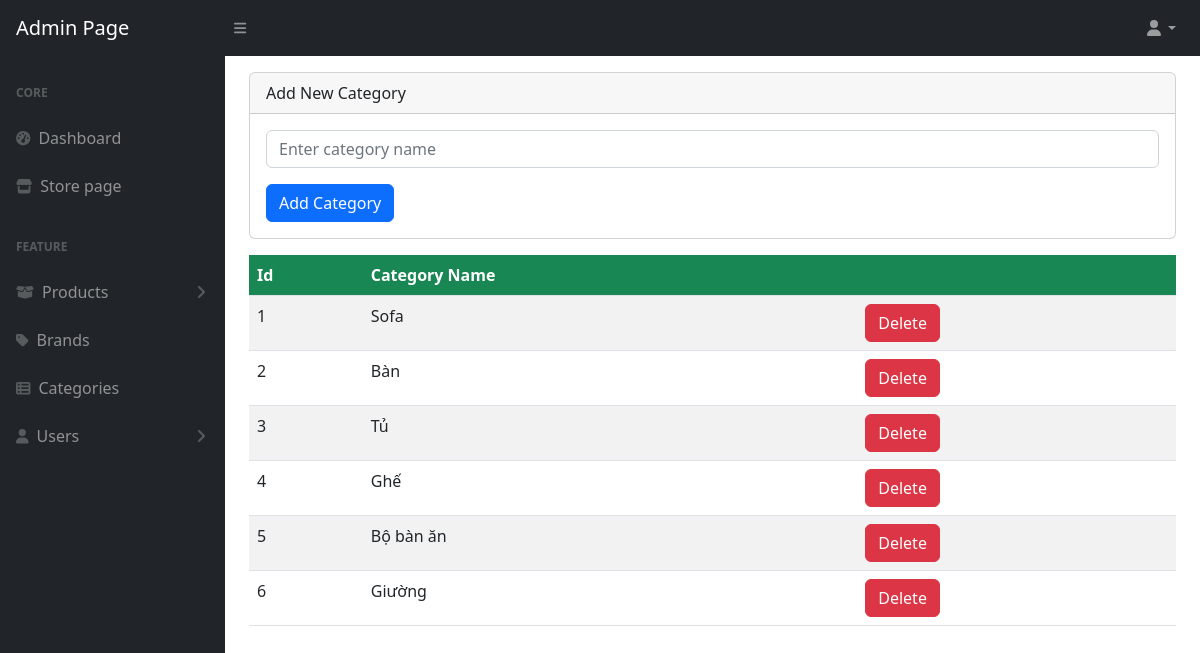
The app's page /Admin/category.php (signed in) with its own data.
### tables this page shows
CREATE TABLE `category` (
  `Category_Id` int NOT NULL,
  `Category_Name` varchar(255) DEFAULT NULL
);

### include/Database.php (called while the page is built, shortened)
<?php
class Database {
    private $pdo;
    public function __construct() {
        $host = "localhost";
        $db = "noithat";
        $user = "Duy";
        $pass = "Duy01032003!";
        $dsn = "mysql:host=$host;dbname=$db;charset=utf8";
            $this->pdo = new PDO($dsn, $user, $pass);
    }
    public function prepareAndExecute($sql, $data = []) {
        $stmt = $this->pdo->prepare($sql);
        $stmt->execute($data);
        return $stmt;
    }
    public function getAllData($table) {
        $sql = "SELECT * FROM $table";
        $stmt = $this->prepareAndExecute($sql);
        return $stmt->fetchAll(PDO::FETCH_ASSOC);
    }
}

### Admin/category.php (the view, shortened to what this page needs)
<?php
require_once '../include/Database.php';
$db = new Database();
$categories = $db->getAllData('category');
$categoryName = '';
require_once 'layout/headerAdmin.php';
?>
<div class="card mt-3">
    <div class="card-header">
        Add New Category
    </div>
    <div class="card-body">
        <form method="post">
            <div class="mb-3">
                <input type="text" id="categoryName" name="categoryName" class="form-control" placeholder="Enter category name" value="<?php echo htmlspecialchars($categoryName); ?>">
            </div>
            <button name="addCategory" type="submit" class="btn btn-primary">Add Category</button>
        </form>
    </div>
</div>
<table class="table table-striped mt-3">
    <thead class="bg-success text-white">
        <tr>
            <th>Id</th>
            <th>Category Name</th>
            <th></th>
        </tr>
    </thead>
    <tbody>
        <?php foreach ($categories as $category): ?>
            <tr>
                <td><?php echo $category['Category_Id']; ?></td>
                <td><?php echo $category['Category_Name']; ?></td>
                <td>
                    <button type="button" class="btn btn-danger delete-btn" data-bs-toggle="modal" data-bs-target="#deleteModal" data-id="<?php echo $category['Category_Id']; ?>" data-category-name="<?php echo $category['Category_Name']; ?>">Delete</button>
                </td>
            </tr>
        <?php endforeach; ?>
    </tbody>
</table>

### records on screen
category: Category_Id "1", Category_Name "Sofa"
category: Category_Id "2", Category_Name "Bàn"
category: Category_Id "3", Category_Name "Tủ"
category: Category_Id "4", Category_Name "Ghế"
category: Category_Id "5", Category_Name "Bộ bàn ăn"
category: Category_Id "6", Category_Name "Giường"
